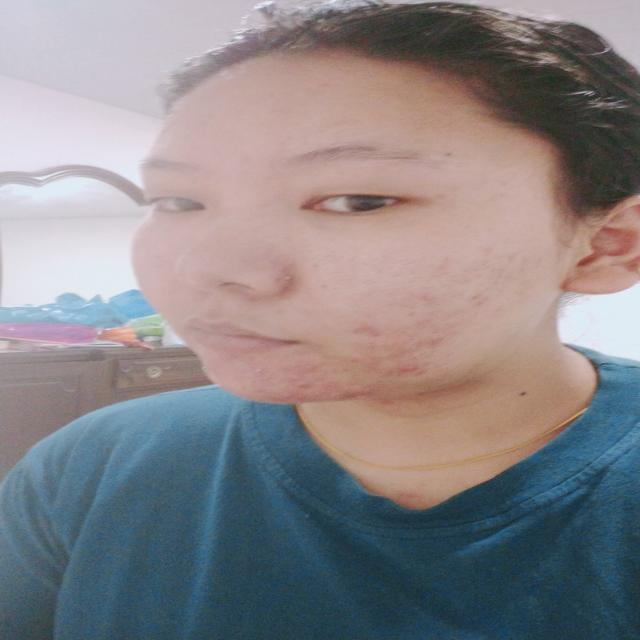
#> input picture Dataset/Acne/10/1-3-_jpg.rf.8c6161cbe86b7439c921fc81486e9cd0.jpg, 640 x 640 px; its folder holds only this picture in this run
$ jupyter execute --allow-errors kent1.ipynb
#> lines starting #> are read from the running program, lines starting #| are printed output that depends on the picture
[cell 1]
import os
import cv2
import numpy as np
from sklearn.model_selection import train_test_split
from sklearn.svm import SVC
from sklearn.metrics import classification_report, accuracy_score
from tensorflow.keras.models import Sequential
from tensorflow.keras.layers import Conv2D, MaxPooling2D, Flatten, Dense, Dropout
from tensorflow.keras.utils import to_categorical

[cell 2]
def load_data(dataset_path):
#> called with dataset_path = 'Dataset'
    classes = {'Acne': 0, 'Bags': 1, 'Redness': 2}  # Map class names to labels
    X, y = [], []
    for class_name, label in classes.items():
        class_path = os.path.join(dataset_path, class_name)
        if not os.path.exists(class_path):
            print(f"Folder not found: {class_path}")
            continue
        for subfolder in os.listdir(class_path):  # Iterate through subfolders (0-10)
            subfolder_path = os.path.join(class_path, subfolder)
            if os.path.isdir(subfolder_path):
                for img_name in os.listdir(subfolder_path):  # Iterate through images
                    img_path = os.path.join(subfolder_path, img_name)
                    img = cv2.imread(img_path)
#> img is the input picture: shape (640, 640, 3); mean B, G, R 135.2, 132.2, 136.4
                    if img is not None:
                        img = cv2.resize(img, (128, 128))  # Resize images to 128x128
#> img: shape (128, 128, 3)
                        X.append(img)
                        y.append(label)
                    else:
                        print(f"Failed to load image: {img_path}")
    print(f"Loaded {len(X)} images from {len(classes)} classes.")
#| Loaded 1 images from 3 classes.
    return np.array(X), np.array(y)

[cell 3]
# [11 lines left out: function enhance_image, not called in this run]

[cell 4]
# [14 lines left out: function segment_skin, not called in this run]

[cell 5]
from skimage.feature import local_binary_pattern, hog

# [19 lines left out: function extract_features, not called in this run]

[cell 6]
# Load data
X, y = load_data('Dataset')
#> y = [0]

# Normalize images
X = X / 255.0

[cell 7]
# # Enhance images
# X_enhanced = np.array([enhance_image((img * 255).astype(np.uint8)) for img in X])

# # Segment skin regions
# X_segmented = np.array([segment_skin(img) for img in X_enhanced])

# # Extract features for traditional models
# X_features = np.array([extract_features(img) for img in X_segmented])

# Split data into train and test sets
# X_train, X_test, y_train, y_test = train_test_split(X_features, y, test_size=0.2, random_state=42)
X_flat = X.reshape(X.shape[0], -1)
#> (the rest of this cell did not finish here and is left out)

[cell 8]
# Train SVM model
svm_model = SVC(kernel='linear', probability=True)
#> (the rest of this cell did not finish here and is left out)

[cell 9]
def predict_image(input_image_path, model, image_size=(128, 128)):
    # Read the input image
#> called with input_image_path = './Input/red girl 3.png', image_size = (128, 128)
    img = cv2.imread(input_image_path)
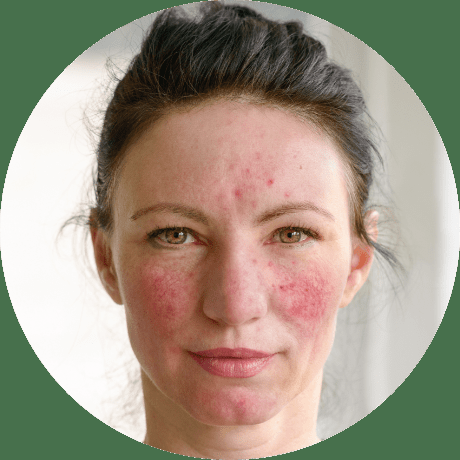
#> input picture Input/red girl 3.png, 460 x 460 px
#> img is the input picture: shape (460, 460, 3); mean B, G, R 131.8, 148.7, 159.1

    # Convert the image to grayscale (if required)
    # gray = cv2.cvtColor(img, cv2.COLOR_BGR2GRAY)

    # Resize the image to the same size as the training images
    resized = cv2.resize(img, image_size)
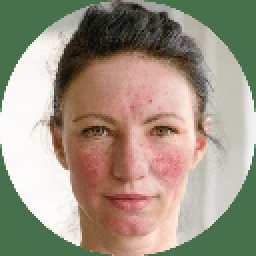
#> resized: shape (128, 128, 3) (shown 2 times larger); mean B, G, R 131.7, 148.5, 158.9

    # Flatten the image to match the input format for SVC (2D array)
    input_vector = resized.flatten().reshape(1, -1)

    # Predict the class of the input image
    prediction = model.predict(input_vector)

    return prediction

input_image_path = './Input/red girl 3.png'
#> (the rest of this cell did not finish here and is left out)
